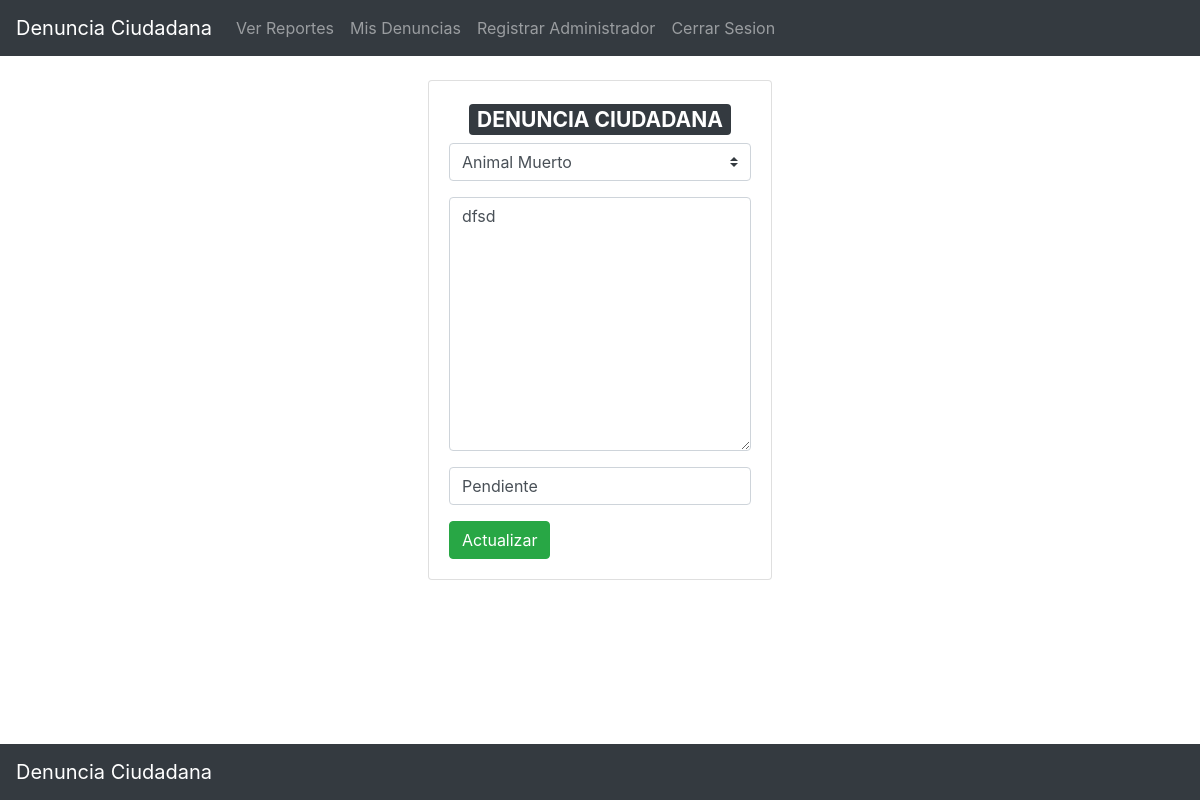
Page /ADMINISTRADOR/actualizar.php?id=170 on the committed database.
### tables this page shows
CREATE TABLE `denuncias` (
  `id` int(11) NOT NULL,
  `tipo` varchar(80) DEFAULT NULL,
  `fecha_hora` timestamp NOT NULL DEFAULT current_timestamp() ON UPDATE current_timestamp(),
  `comentario` varchar(250) DEFAULT NULL,
  `imagen` mediumblob DEFAULT NULL,
  `latitud` varchar(20) DEFAULT NULL,
  `longitud` varchar(20) DEFAULT NULL,
  `status` varchar(20) DEFAULT 'Pendiente',
  `IdUsuario` int(11) DEFAULT NULL,
  `IdAdmin` int(11) DEFAULT NULL
);

### ADMINISTRADOR/actualizar.php (the view, shortened to what this page needs)
<?php
	include("db.php");
	$tipo = '';
	$comentario= '';
	$status= '';
	if  (isset($_GET['id'])) {
	  $id = $_GET['id'];
	  $query = "SELECT * FROM denuncias WHERE id=$id";
	  $result = mysqli_query($con, $query);
	  if (mysqli_num_rows($result) == 1) {
	    $row = mysqli_fetch_array($result);
	    $tipo = $row['tipo'];
	    $comentario = $row['comentario'];
	    $status = $row['status'];
	  }
	}
?>
<?php include('includes/header.php'); ?>
<div class="container p-4">
  <div class="row">
    <div class="col-md-4 mx-auto">
      <div class="card card-body">
      <form action="actualizar.php?id=<?php echo $_GET['id']; ?>" method="POST">
        <div class="form-group">
          <div class="form-group">
					<center><h3> <span class="badge badge-dark">DENUNCIA CIUDADANA </span></h3></center>
						<select  class="custom-select" type="submit" name="tipo" class="form-control" placeholder="Tipo de Denuncia" autofocus="">
						  <option value="<?php echo $tipo; ?>"><?php echo $tipo; ?></option>
						</select>
					</div>
			        </div>
			        <div class="form-group">
			        	<textarea name="comentario" class="form-control" cols="20" rows="10"><?php echo $comentario;?></textarea>
			        </div>
			        <div class="form-group">
			            <input type="text" name="status" class="form-control"  value=<?php echo $status;?> ></input>
			         </div>
        <button class="btn btn-success" name="actualizar">
          Actualizar
		</button>
      </form>
      </div>
    </div>
  </div>
</div>
<?php include('includes/footer.php'); ?>

### rows in the picture
denuncias: tipo "Animal Muerto", comentario "dfsd", status "Pendiente"
